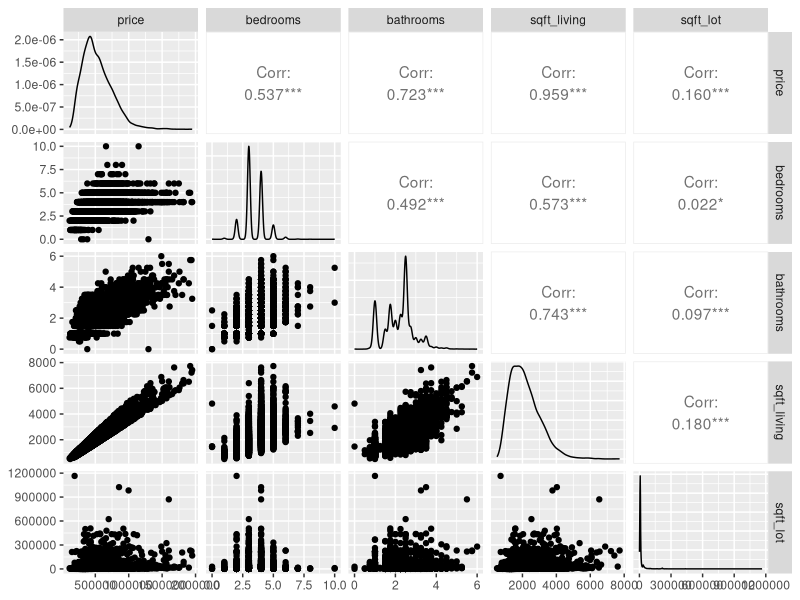
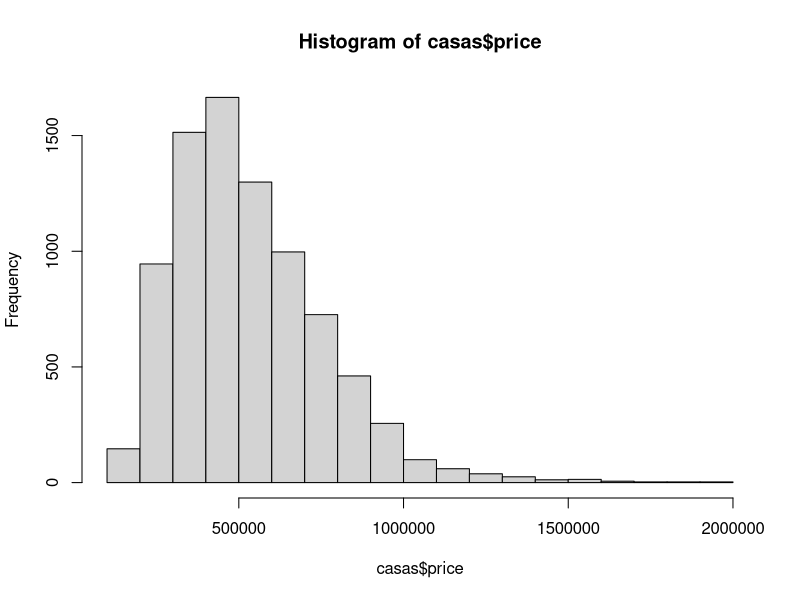
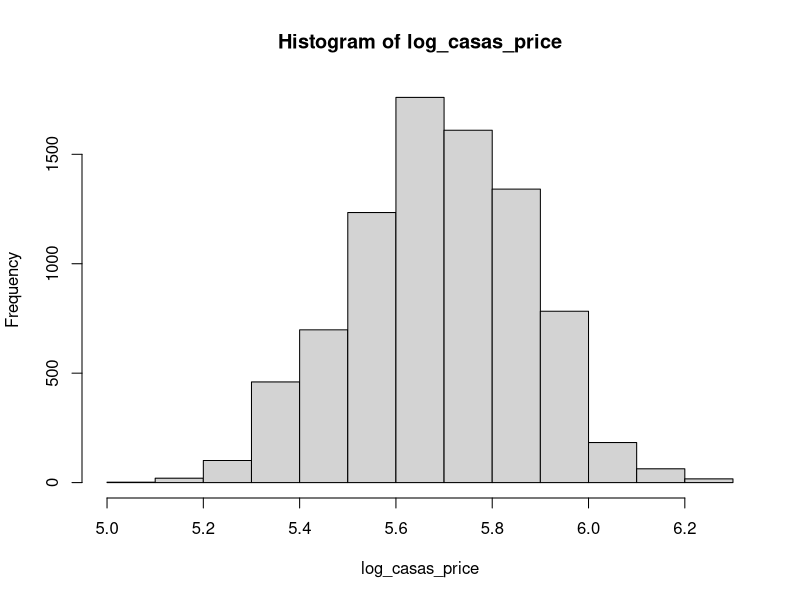
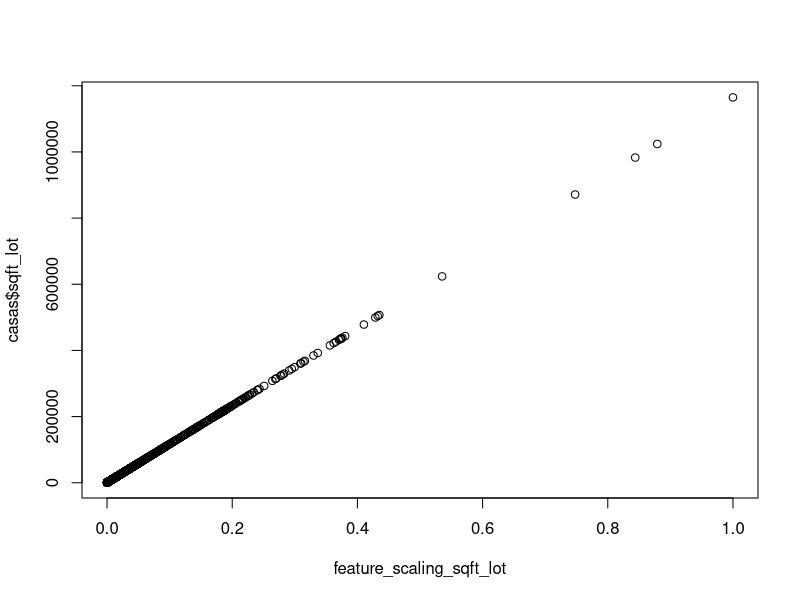
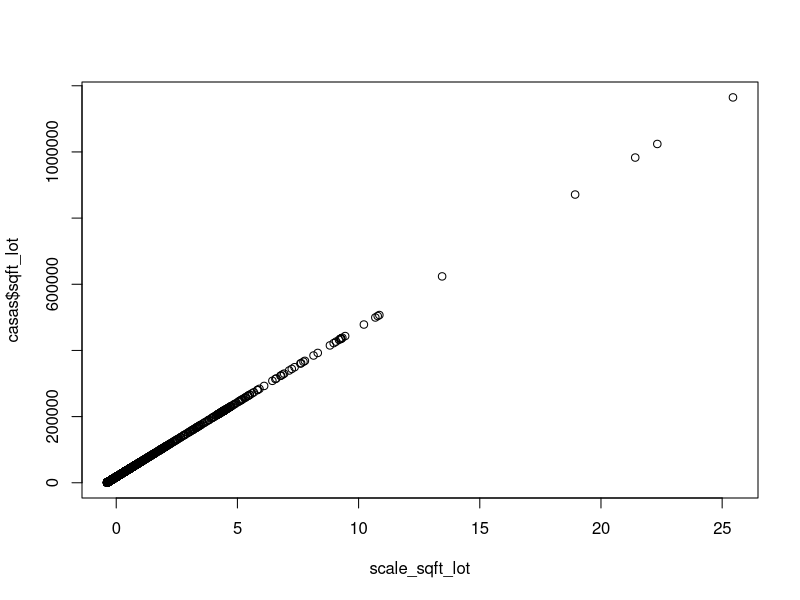
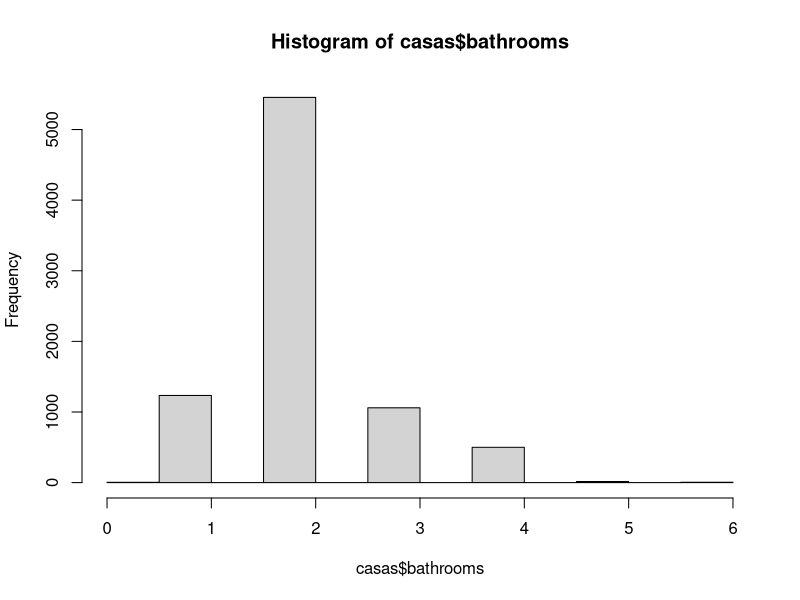
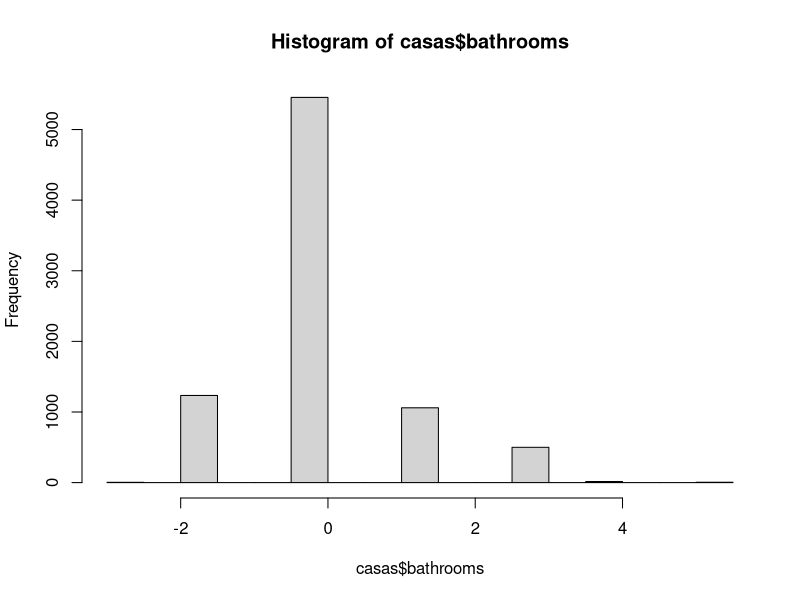

The R source for these figures, in order:
## ---- chunk 1
knitr::opts_chunk$set(echo = TRUE)
## ---- chunk 2
library(GGally)

library(dplyr)

library(ggplot2)

casas <- read.csv('kc_house_data.csv', header = T, na.strings = '?')
ggpairs(casas, columns = 3:7)
## ---- chunk 3
sum(is.na(casas))
## ---- chunk 4
sum(is.na(casas$price))
## ---- chunk 5

# Commentado solo por ejemplo
#casas$price <- 0

## ---- chunk 6

casas$price[is.na(casas$price)] <- 0

## ---- chunk 7

casas$bathrooms[1:10]

## ---- chunk 8

# Redondea al valor más proximó
# Ejemplo: 3.4 => 3 / 3.7 => 4
casas$bathrooms <- round(casas$bathrooms, digits = 0)

## ---- chunk 9
# Precios antes de la modificación
hist(casas$price)

# Escriba su codigo aqui
log_casas_price <- log10(casas$price)

# Precios normalmente distribuidos
hist(log_casas_price)
## ---- chunk 10

 # Remplaza los valores faltantes de la columna sqft_living por la mediana de los 
 # valores existentes en la misma columna
 casas$sqft_living[is.na(casas$sqft_living)] <- median(casas$sqft_living)

## ---- chunk 11
feature_scaling <- function(x) {
  x_escalado <- ((x - min(x)) / (max(x) - min(x)))
  return(x_escalado)
}
## ---- chunk 12

feature_scaling_sqft_lot <- feature_scaling(casas$sqft_lot)

scale_sqft_lot <- scale(casas$sqft_lot)

# Tabla de resultados utilizando la función feature_scaling
feature_scaling_sqft_lot

# Plot utilizando la función feature_scaling
plot(casas$sqft_lot ~ feature_scaling_sqft_lot)

# Tabla de resultados utilizando la función scale sin parametros
scale_sqft_lot

# Plot utilizando la función scale
plot(casas$sqft_lot ~ scale_sqft_lot)

## ---- chunk 13
# Datos antes de la transformación
hist(casas$bathrooms)
# Escriba su código aqui

# Calculo de la media
mean_bathrooms <- mean(casas$bathrooms)

# Calculo de la desviación estándar
sd_bathrooms <- sd(casas$bathrooms)

# Se puede utilizar la función scale que automatiza el proceso
casas$bathrooms <- (casas$bathrooms - mean_bathrooms) / sd_bathrooms

# Utilizando scale
#casas$bathrooms <- scale(casas$bathrooms)

# Después de la transformación
hist(casas$bathrooms)
